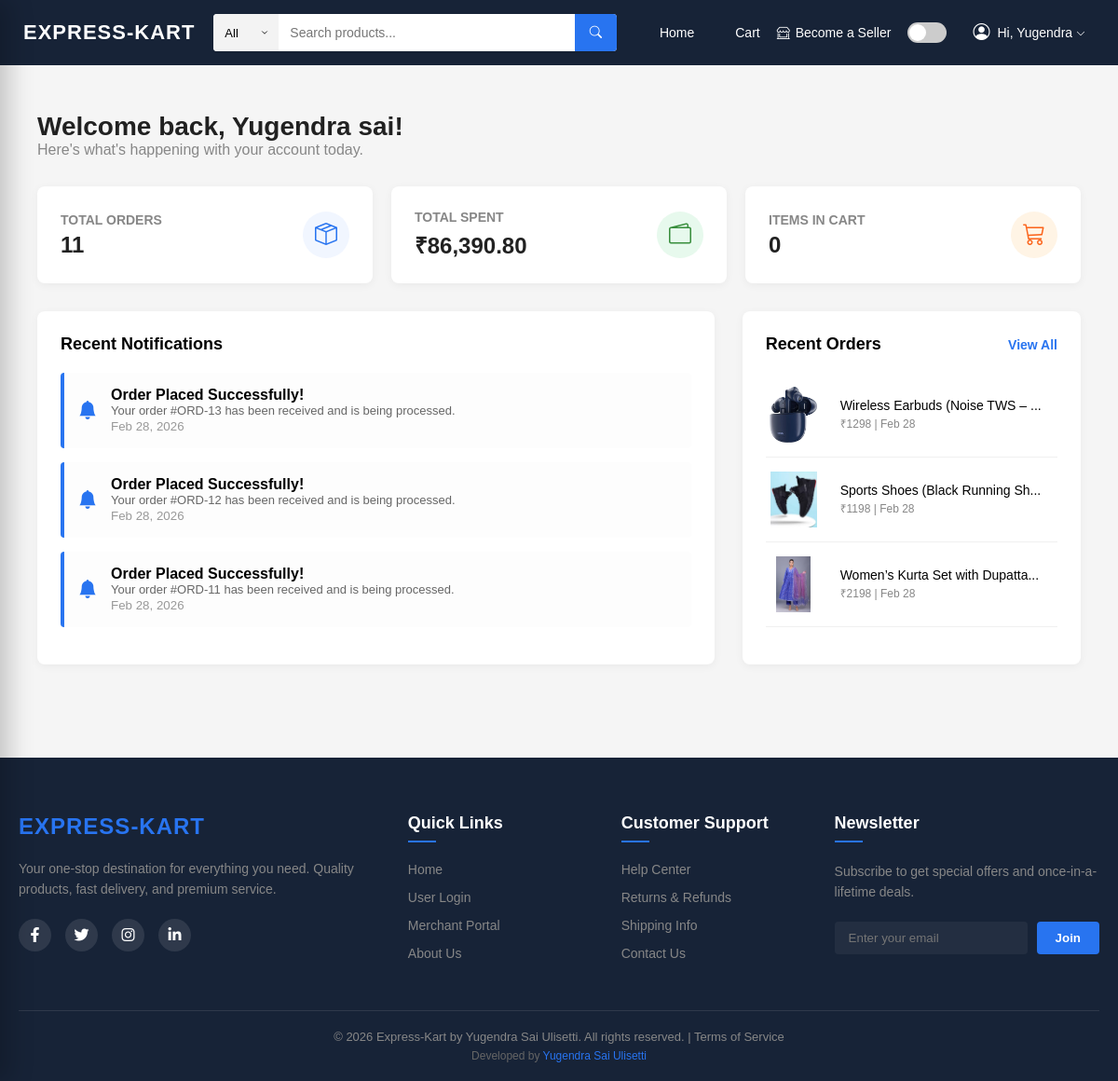
Page /user-dashboard (signed in) on the committed database.
### tables this page shows
CREATE TABLE orders (
        order_id INTEGER PRIMARY KEY AUTOINCREMENT,
        user_id INTEGER,
        razorpay_order_id TEXT,
        razorpay_payment_id TEXT,
        amount REAL,
        payment_status TEXT,
        created_at DATETIME DEFAULT CURRENT_TIMESTAMP, address TEXT,
        FOREIGN KEY (user_id) REFERENCES users (user_id)
    );

### app.py (the view)
@app.route('/user-dashboard')
def user_dashboard():
    if 'user_id' not in session:
        flash("Please login first!", "danger")
        return redirect('/user-login')
    conn = get_db_connection()
    cursor = conn.cursor()
    cursor.execute("SELECT COUNT(*) FROM orders WHERE user_id=?", (session['user_id'],))
    order_count = cursor.fetchone()[0]
    cursor.execute("SELECT SUM(amount) FROM orders WHERE user_id=?", (session['user_id'],))
    total_spent = cursor.fetchone()[0] or 0
    cursor.execute("""
        SELECT o.*,
            (SELECT p.name FROM order_items oi
             JOIN products p ON oi.product_id = p.product_id
             WHERE oi.order_id = o.order_id LIMIT 1) as product_name,
            (SELECT p.image FROM order_items oi
             JOIN products p ON oi.product_id = p.product_id
             WHERE oi.order_id = o.order_id LIMIT 1) as product_image
        FROM orders o
        WHERE o.user_id = ?
        ORDER BY o.created_at DESC
        LIMIT 3
    """, (session['user_id'],))
    recent_orders = cursor.fetchall()
    cursor.close()
    conn.close()
    return render_template("user/user_dashboard.html",
                           user_name=session['user_name'],
                           order_count=order_count,
                           total_spent=total_spent,
                           recent_orders=recent_orders)

### app.py (called while the page is built)
def get_db_connection():
    conn = sqlite3.connect(config.DB_PATH)
    conn.row_factory = sqlite3.Row
    return conn

@app.template_filter('strftime')
def strftime_filter(date_str, format='%b %d, %Y'):
    if not date_str:
        return ""
    if isinstance(date_str, str):
        try:
            from datetime import datetime
            dt = datetime.strptime(date_str, '%Y-%m-%d %H:%M:%S')
            return dt.strftime(format)
        except Exception:
            return date_str
    return date_str.strftime(format)

### templates/user/user_dashboard.html (shortened to what this page needs)
{% extends 'base.html' %}
{% block content %}
<div class="ud-container">
  <div class="ud-header">
    <h1 class="ud-welcome">Welcome back, {{ user_name }}!</h1>
    <p style="color: #878787;">Here's what's happening with your account today.</p>
  </div>
  <div class="ud-stats-grid">
    <div class="ud-stat-card">
      <div class="ud-stat-info">
        <h3>Total Orders</h3>
        <div class="value">{{ order_count }}</div>
      </div>
      <div class="ud-stat-icon">
        <i class="bi bi-box-seam"></i>
      </div>
    </div>
    <div class="ud-stat-card">
      <div class="ud-stat-info">
        <h3>Total Spent</h3>
        <div class="value">₹{{ "{:,.2f}".format(total_spent) }}</div>
      </div>
      <div class="ud-stat-icon" style="background: #e7f9ed; color: #388e3c;">
        <i class="bi bi-wallet2"></i>
      </div>
    </div>
    <div class="ud-stat-card">
      <div class="ud-stat-info">
        <h3>Items in Cart</h3>
        <div class="value">{{ session.get('cart', {})|length }}</div>
      </div>
      <div class="ud-stat-icon" style="background: #fff4e5; color: #fb641b;">
        <i class="bi bi-cart3"></i>
      </div>
    </div>
  </div>
  <div class="ud-content-grid">
    <div class="ud-card">
      <h2 class="ud-card-title">Recent Notifications</h2>
      {% if recent_orders %}
      {% for order in recent_orders %}
      <div class="ud-notification">
        <i class="bi bi-bell-fill"></i>
        <div>
          <strong>Order Placed Successfully!</strong>
          <p style="margin: 0; font-size: 13px; color: #666;">Your order #ORD-{{ order.order_id }} has been received and
            is being processed.</p>
          <small style="color: #999;">{{ order.created_at | strftime }}</small>
        </div>
      </div>
      {% endfor %}
      {% else %}
      <div style="text-align: center; padding: 40px 0; color: #878787;">
        <i class="bi bi-info-circle" style="font-size: 40px; display: block; margin-bottom: 10px;"></i>
        No recent notifications.
      </div>
      {% endif %}
    </div>
    <div class="ud-card">
      <div class="ud-card-title">
        Recent Orders
        <a href="/user/my-orders">View All</a>
      </div>
      {% for order in recent_orders %}
      <a href="/user/order-success/{{ order.order_id }}" class="ud-order-row">
        <img src="/static/uploads/product_images/{{ order.product_image }}" class="ud-order-img">
        <div class="ud-order-info">
          <h4>{{ order.product_name[:30] }}{{ '...' if order.product_name|length > 30 }}</h4>
          <p>₹{{ order.amount|int }} | {{ order.created_at | strftime('%b %d') }}</p>
        </div>
      </a>
      {% endfor %}
    </div>
  </div>
</div>
{% endblock %}

### static/style.css (style rules this page uses)
* { margin: 0; padding: 0; box-sizing: border-box; }
body { font-family: Arial, sans-serif; background: #f5f5f5; color: #000; transition: 0.3s; }
.ud-container { max-width: 1200px; margin: 30px auto; padding: 0 20px; }
.ud-header { margin-bottom: 30px; }
.ud-welcome { font-size: 28px; font-weight: 600; color: #212121; }
.ud-stats-grid { display: grid; grid-template-columns: repeat(auto-fit, minmax(250px, 1fr)); gap: 20px; margin-bottom: 30px; }
.ud-stat-card { background: #fff; padding: 25px; border-radius: 8px; box-shadow: 0 2px 10px rgba(0, 0, 0, 0.05); display: flex; align-items: center; justify-content: space-between; }
.ud-stat-info h3 { font-size: 14px; color: #878787; text-transform: uppercase; margin-bottom: 5px; }
.ud-stat-info .value { font-size: 24px; font-weight: 700; color: #212121; }
.ud-stat-icon { width: 50px; height: 50px; background: #f1f6ff; border-radius: 50%; display: flex; align-items: center; justify-content: center; color: #2874f0; font-size: 24px; }
.ud-content-grid { display: grid; grid-template-columns: 2fr 1fr; gap: 30px; }
.ud-card { background: #fff; border-radius: 8px; box-shadow: 0 2px 10px rgba(0, 0, 0, 0.05); padding: 25px; min-height: 200px; }
.ud-card-title { font-size: 18px; font-weight: 600; margin-bottom: 20px; display: flex; align-items: center; justify-content: space-between; }
.ud-card-title a { font-size: 14px; color: #2874f0; text-decoration: none; }
.ud-notification { padding: 15px; border-radius: 4px; background: #fdfdfd; border-left: 4px solid #2874f0; margin-bottom: 15px; display: flex; align-items: center; gap: 15px; }
.ud-notification i { font-size: 20px; color: #2874f0; }
.ud-order-row { display: flex; align-items: center; gap: 20px; padding: 15px 0; border-bottom: 1px solid #f0f0f0; text-decoration: none; color: inherit; }
.ud-order-img { width: 60px; height: 60px; object-fit: contain; }
.ud-order-info h4 { font-size: 14px; font-weight: 500; margin-bottom: 3px; }
.ud-order-info p { font-size: 12px; color: #878787; }

### rows in the picture
orders: order_id "13", created_at|strftime "Feb 28, 2026", shows a picture, product_name "Wireless Earbuds (Noise TWS –", product_name "...", amount "1298", created_at|strftime "Feb 28"
orders: order_id "12", created_at|strftime "Feb 28, 2026", shows a picture, product_name "Sports Shoes (Black Running Sh", product_name "...", amount "1198", created_at|strftime "Feb 28"
orders: order_id "11", created_at|strftime "Feb 28, 2026", shows a picture, product_name "Women’s Kurta Set with Dupatta", product_name "...", amount "2198", created_at|strftime "Feb 28"

### other values in the picture
{{ display_name }} "Yugendra"
{{ user_name }} "Yugendra sai"
{{ order_count }} "11"
{{ "{:,.2f}".format(total_spent) }} "86,390.80"
{{ session.get('cart', {})|length }} "0"
